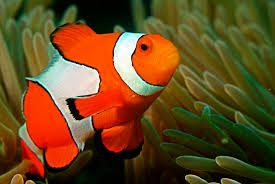
#> input picture Lab_3_Miguel_Sobral_Alonso_Bernabe/data/partA-B/000.jpg, 275 x 184 px; its folder holds 4 pictures in this run
$ jupyter execute partA.ipynb
#> lines starting #> are read from the running program, lines starting #| are printed output that depends on the picture
# **Sesión 4:** Procesamiento de imagenes y extracción de características

## **Librerías**

[cell 1]
import numpy as np
import cv2
import os
import glob
import imageio
from typing import List

## **Apartado A: Detección de esquinas**

El objetivo de este apartado es detectar las esquinas presentes en las imágenes de la carpeta ``data/partA-B``.

1. **Tarea A.1**. Cree una nueva capeta llamada ``partA_processed``, dentro de la carpeta  ``results``, con el objetivo de presentar en ella los resultados de esta parte de la práctica.
2. **Tarea A.2**. Defina y ejecute los dos métodos propuestos para cargar imágenes ``imageio_load_images()`` y ``opencv_load_images()``. Observe lo que ocurre al guardar ambas imágenes usando la misma función ``cv2.imwrite()``.
3. **Tarea A.3.** Defina la función ``harris_corner_detector()``, que servirá para la posterior aplicación sobre las imágenes de trabajo.
4. **Tarea A.4.** Aplique la función ``harris_corner_detector()`` sobre las imágenes de trabajo. Asegúrese de que las imágenes quedan guardadas como se especifica en los comentarios.
5. **Tarea A.5.** Defina la función ``shi_tomasi_corner_detection()``, que servirá para la posterior aplicación sobre las imágenes de trabajo.
6. **Tarea A.6.** Aplique la función ``shi_tomasi_corner_detection()`` sobre las imágenes de trabajo. Asegúrese de que las imágenes quedan guardadas como se especifica en los comentarios.

### **Tarea A.1**. Cree una nueva capeta llamada ``../results/partA_processed``, con el objetivo de presentar en ella los resultados de esta parte de la práctica.

[cell 2]
# TODO Create a folder to save all partA results (inside results)
folder_path = "../results/partA_processed"
os.makedirs(folder_path, exist_ok=True)

### **Tarea A.2**. Defina y ejecute los dos métodos propuestos para cargar imágenes ``imageio_load_images()`` y ``opencv_load_images()``. Observe lo que ocurre al guardar ambas imágenes usando la misma función ``cv2.imwrite()``.

[cell 3]
# This initial part is to highlight that cv2.imshow() and cv2.imwrite() works well with previous BGR conversion
def imageio_load_images(filenames: List) -> List:
    '''
    Load images using imageio.imread function (RGB)
    '''
    return [imageio.imread(filename) for filename in filenames]
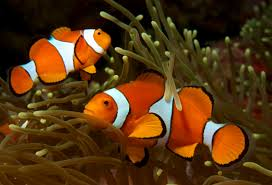
#> input picture Lab_3_Miguel_Sobral_Alonso_Bernabe/data/partA-B/001.jpg, 272 x 185 px
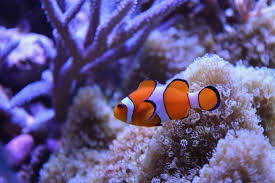
#> input picture Lab_3_Miguel_Sobral_Alonso_Bernabe/data/partA-B/002.jpg, 275 x 183 px
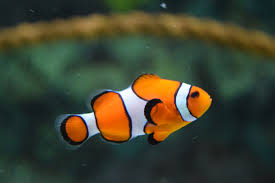
#> input picture Lab_3_Miguel_Sobral_Alonso_Bernabe/data/partA-B/003.jpg, 275 x 183 px

def opencv_load_images(filenames: List) -> List:
    '''
    Load images cv2.imread function (BGR)
    '''
    return [cv2.imread(filename) for filename in filenames]

# TODO Create two sorted lists with the paths of all images in the data/partA-B folder using glob
source_paths = sorted(glob.glob("../data/partA-B/*"))
imageio_images = imageio_load_images(source_paths)
#> imageio_images = 4 items
opencv_images = opencv_load_images(source_paths)
#> opencv_images = 4 items

# TODO Last element of both image lists is a blue tennis court, so try saving them in partA folder
cv2.imwrite(os.path.join("../data/partA", "tennis_imageio.jpg"), imageio_images[-1])
cv2.imwrite(os.path.join("../data/partA", "tennis_opencv.jpg"), opencv_images[-1])
#> Out = True

### **Tarea A.3.** Defina la función ``harris_corner_detector()``, que servirá para la posterior aplicación sobre las imágenes de trabajo.

[cell 4]
# TODO Define Harris Corner detection function
def harris_corner_detector(image: np.array, blockSize: int, ksize: int, k: float):
    '''
    image - Input image
    blockSize - Size of neighborhood considered for corner detection
    ksize - Aperture parameter of the Sobel derivative used
    k - Harris detector free parameter in the equation.
    '''
#> called with blockSize = 2, ksize = 3, k = 0.04
    # TODO Input image to Harris corner detector should be grayscale
    gray = cv2.cvtColor(image, cv2.COLOR_BGR2GRAY)
    # TODO Input image to Harris corner detector should be float32 type
    gray = np.float32(gray)
    # TODO Apply Harris corner detection
    harris = cv2.cornerHarris(gray, blockSize, ksize, k)
    # Result is dilated for marking the corners, not important
    harris = cv2.dilate(harris, None)
    # TODO Threshold for an optimal value of 1% of maximal R value
    # If pixel value > 1% max value, yo should to hightlight this as a red corner
    image[harris > 0.01 * harris.max()] = [0, 0, 255]
#> image: shape (185, 272, 3); mean B, G, R 15.9, 46.7, 92.8
    return image

### **Tarea A.4.** Aplique la función ``harris_corner_detector()`` sobre las imágenes de trabajo. Asegúrese de que las imágenes quedan guardadas como se especifica en los comentarios.

[cell 5]
# This section is designed to to change corner detection parameters for each image
# We want to save processed image in path: ../results/partA_processed/Harris_{save_name}.jpg

# First image
save_name = "geometry"
# TODO Copy first original image
image = opencv_images[1].copy()
# TODO Apply Harris Corner Detection
harris_image = harris_corner_detector(image, blockSize = 2, ksize = 3, k = 0.04)
# TODO Save final image in partA folder
cv2.imwrite(f"../results/partA_processed/Harris_{save_name}.jpg", harris_image)

# Second image
save_name = "football"
# TODO Copy second original image
image = opencv_images[0].copy()
#> image: shape (184, 275, 3)
# TODO Apply Harris Corner Detection
harris_image = harris_corner_detector(image, blockSize = 2, ksize = 3, k = 0.04)
#> in harris_corner_detector (call 2), `image[harris > 0.01 * harris.max()] = [0, 0, 255]`: image: shape (184, 275, 3); mean B, G, R 29, 70.1, 106.1
# TODO Save final image in partA folder
cv2.imwrite(f"../results/partA_processed/Harris_{save_name}.jpg", harris_image)
#> Out = True

### **Tarea A.5.** Defina la función ``shi_tomasi_corner_detection()``, que servirá para la posterior aplicación sobre las imágenes de trabajo.

[cell 6]
# TODO Define Shi-Tomasi corner detection function
def shi_tomasi_corner_detection(image: np.array, maxCorners: int, qualityLevel:float, minDistance: int, corner_color: tuple, radius: int):
    '''
    image - Input image
    maxCorners - Maximum number of corners to return.
                 If there are more corners than are found, the strongest of them is returned.
                 maxCorners <= 0 implies that no limit on the maximum is set and all detected corners are returned
    qualityLevel - Parameter characterizing the minimal accepted quality of image corners.
                   The parameter value is multiplied by the best corner quality measure, which is the minimal eigenvalue or the Harris function response.
                   The corners with the quality measure less than the product are rejected.
                   For example, if the best corner has the quality measure = 1500, and the qualityLevel=0.01 , then all the corners with the quality measure less than 15 are rejected
    minDistance - Minimum possible Euclidean distance between the returned corners
    corner_color - Desired color to highlight corners in the original image
    radius - Desired radius (pixels) of the circle
    '''
#> called with maxCorners = 100, qualityLevel = 0.1, minDistance = 10, corner_color = (255, 0, 255), radius = 4
    # TODO Input image to Tomasi corner detector should be grayscale
    gray = cv2.cvtColor(image, cv2.COLOR_BGR2GRAY)
    # TODO Apply cv2.goodFeaturesToTrack function
    corners = cv2.goodFeaturesToTrack(gray, maxCorners, qualityLevel, minDistance)
#> corners = 76 rows, first 8: [27, 121], [115, 48], [32, 61], [195, 40], [152, 22], [98, 33], [141, 16], [123, 57]
    # TODO Corner coordinates conversion to integers
    corners = np.intp(corners)
    for corner in corners:
        # Multidimensional array into flattened array, if necessary
        x, y = corner.ravel()
        # TODO Circle corners
        cv2.circle(image, (x, y), radius, corner_color, -1)
#> this loop made 76 passes
#> (x, y) on passes 1 to 12: (27, 121), (115, 48), (32, 61), (195, 40), (152, 22), (98, 33), (141, 16), (123, 57), (168, 18), (104, 92), (149, 111), (49, 41)
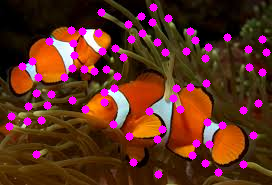
#> image: shape (185, 272, 3); mean B, G, R 34.4, 45.7, 95.8
    return image

### **Tarea A.6.** Aplique la función ``shi_tomasi_corner_detection()`` sobre las imágenes de trabajo. Asegúrese de que las imágenes quedan guardadas como se especifica en los comentarios.

[cell 7]
# This section is designed to to change corner detection parameters for each image
# We want to save processed image in path: ../results/partA_processed/Shi-Tomasi_{save_name}.jpg

# First image - Purple corners and radius = 4
save_name = "geometry"
# TODO Purple color in adequate color space
purple_color = (255, 0, 255)
# TODO Copy first original image
image = opencv_images[1].copy()
# TODO Apply Shi-Tomasi corner detection
tomasi_image = shi_tomasi_corner_detection(image, maxCorners = 100, qualityLevel = 0.1, minDistance = 10, corner_color = purple_color, radius = 4)
# TODO Save final image in partA folder
cv2.imwrite(f"../results/partA_processed/Shi-Tomasi_{save_name}.jpg", tomasi_image)

# Second image - Orange corners and radius = 4
save_name = "football"
# TODO Orange color in adequate color space
orange_color = (0, 180, 255)
# TODO Copy second original image
image = opencv_images[0].copy()
tomasi_image = shi_tomasi_corner_detection(image, maxCorners = 100, qualityLevel = 0.1, minDistance = 10, corner_color = orange_color, radius = 4)
#> call 2 of shi_tomasi_corner_detection, with maxCorners = 100, qualityLevel = 0.1, minDistance = 10, corner_color = (0, 180, 255), radius = 4
#> in shi_tomasi_corner_detection (call 2), `corners = cv2.goodFeaturesToTrack(gray, maxCorners, qualityLevel, minD..`: corners = 29 rows, first 8: [66, 100], [70, 113], [96, 92], [82, 149], [90, 116], [219, 181], [132, 65], [142, 34]
#> the loop in shi_tomasi_corner_detection (call 2), `for corner in corners:` made 29 passes
#> (x, y) on passes 1 to 12: (66, 100), (70, 113), (96, 92), (82, 149), (90, 116), (219, 181), (132, 65), (142, 34), (214, 160), (185, 176), (25, 123), (61, 56)
#> after the loop in shi_tomasi_corner_detection (call 2), `for corner in corners:`:
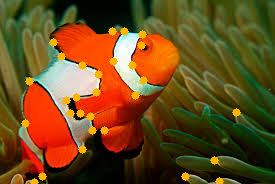
#> image: shape (184, 275, 3); mean B, G, R 28.8, 74.7, 106.4
# TODO Save final image in partA folder
cv2.imwrite(f"../results/partA_processed/Shi-Tomasi_{save_name}.jpg", tomasi_image)
#> Out = True

### **Pregunta A.1:** Realice la detección de esquinas en las otras dos imágenes de la carpeta ``data/partA-B`` (cuyos nombres de guardado han de ser "sudoku" y "tennis") con el método de Harris

[cell 8]
# TODO Homework

# First image - Sudoku
save_name = "sudoku"
image = opencv_images[2].copy()
#> image: shape (183, 275, 3)
harris_image = harris_corner_detector(image, blockSize = 2, ksize = 3, k = 0.04)
#> call 3 of harris_corner_detector, with blockSize = 2, ksize = 3, k = 0.04
#> in harris_corner_detector (call 3), `gray = cv2.cvtColor(image, cv2.COLOR_BGR2GRAY)`:
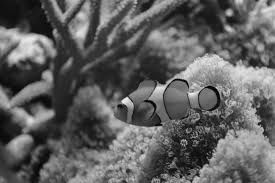
#> gray: shape (183, 275); min 1, max 249, mean 95.8
#> in harris_corner_detector (call 3), `image[harris > 0.01 * harris.max()] = [0, 0, 255]`: image: shape (183, 275, 3); mean B, G, R 116.3, 74.4, 117
cv2.imwrite(f"../results/partA_processed/Harris_{save_name}.jpg", harris_image)

# Second image - Tennis
save_name = "tennis"
image = opencv_images[3].copy()
harris_image = harris_corner_detector(image, blockSize = 2, ksize = 3, k = 0.04)
#> call 4 of harris_corner_detector, with blockSize = 2, ksize = 3, k = 0.04
#> in harris_corner_detector (call 4), `harris = cv2.dilate(harris, None)`:
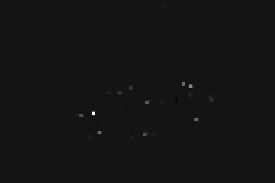
#> harris: shape (183, 275) float32; min -9796270, max 115071584, mean 121230.6; drawn with min black and max white
#> in harris_corner_detector (call 4), `image[harris > 0.01 * harris.max()] = [0, 0, 255]`:
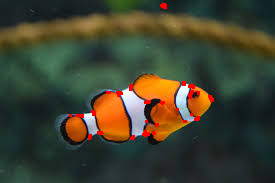
#> image: shape (183, 275, 3); mean B, G, R 48, 66.1, 65.4
cv2.imwrite(f"../results/partA_processed/Harris_{save_name}.jpg", harris_image)
#> Out = True

### **Pregunta A.2:** Realice la detección de esquinas en las otras dos imágenes de la carpeta ``data/partA-B`` (cuyos nombres de guardado han de ser "sudoku" y "tennis") con el método de Shi-Tomasi

[cell 9]
# TODO Homework

# First image - Sudoku
save_name = "sudoku"
image = opencv_images[2].copy()
tomasi_image = shi_tomasi_corner_detection(image, maxCorners = 100, qualityLevel = 0.1, minDistance = 10, corner_color = purple_color, radius = 4)
#> call 3 of shi_tomasi_corner_detection, with maxCorners = 100, qualityLevel = 0.1, minDistance = 10, corner_color = (255, 0, 255), radius = 4
#> in shi_tomasi_corner_detection (call 3), `corners = cv2.goodFeaturesToTrack(gray, maxCorners, qualityLevel, minD..`: corners = 90 rows, first 8: [258, 124], [127, 97], [198, 175], [180, 177], [161, 124], [208, 163], [240, 60], [256, 113]
#> the loop in shi_tomasi_corner_detection (call 3), `for corner in corners:` made 90 passes
#> (x, y) on passes 1 to 12: (258, 124), (127, 97), (198, 175), (180, 177), (161, 124), (208, 163), (240, 60), (256, 113), (254, 67), (158, 84), (224, 138), (135, 2)
#> after the loop in shi_tomasi_corner_detection (call 3), `for corner in corners:`:
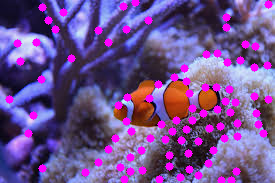
#> image: shape (183, 275, 3); mean B, G, R 143.5, 78.2, 111.7
cv2.imwrite(f"../results/partA_processed/Shi-Tomasi_{save_name}.jpg", tomasi_image)

# Second image - Tennis
save_name = "tennis"
image = opencv_images[3].copy()
tomasi_image = shi_tomasi_corner_detection(image, maxCorners = 100, qualityLevel = 0.1, minDistance = 10, corner_color = orange_color, radius = 4)
#> call 4 of shi_tomasi_corner_detection, with maxCorners = 100, qualityLevel = 0.1, minDistance = 10, corner_color = (0, 180, 255), radius = 4
#> in shi_tomasi_corner_detection (call 4), `corners = cv2.goodFeaturesToTrack(gray, maxCorners, qualityLevel, minD..`: corners = 16 rows, first 8: [92, 113], [189, 85], [144, 133], [195, 118], [98, 131], [146, 101], [130, 87], [81, 115]
#> the loop in shi_tomasi_corner_detection (call 4), `for corner in corners:` made 16 passes
#> (x, y) on passes 1 to 12: (92, 113), (189, 85), (144, 133), (195, 118), (98, 131), (146, 101), (130, 87), (81, 115), (119, 92), (211, 99), (164, 6), (132, 137)
#> after the loop in shi_tomasi_corner_detection (call 4), `for corner in corners:`:
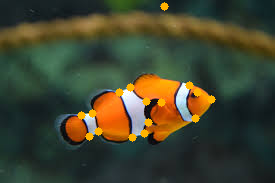
#> image: shape (183, 275, 3); mean B, G, R 47.4, 68.3, 66.1
cv2.imwrite(f"../results/partA_processed/Shi-Tomasi_{save_name}.jpg", tomasi_image)
#> Out = True
